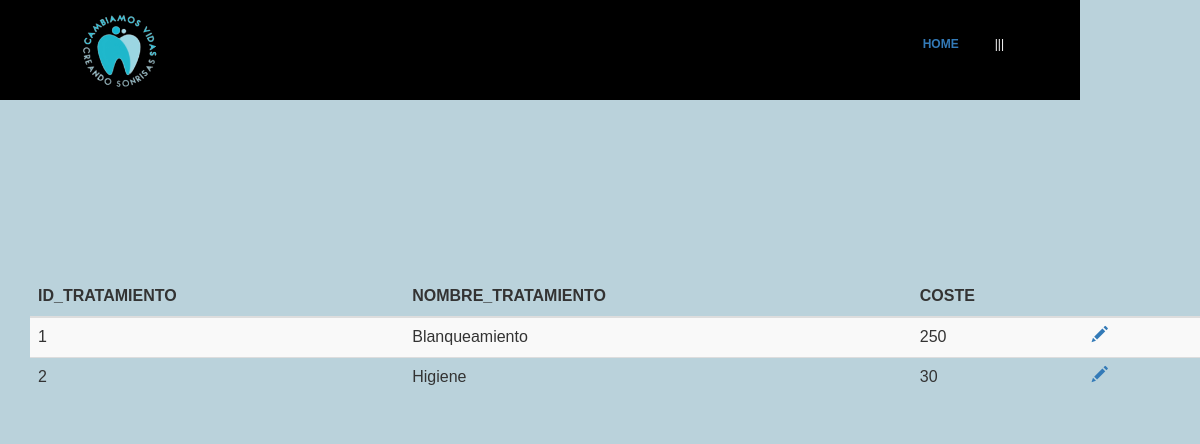
The app's page /codigoFuente/modificar/tratamiento2.php (signed in) with its own data.
### tables this page shows
CREATE TABLE TRATAMIENTOS (
  ID_TRATAMIENTO integer AUTO_INCREMENT,
  NOMBRE_TRATAMIENTO varchar(30),
  COSTE double,
  PRIMARY KEY (ID_TRATAMIENTO)
);

### codigoFuente/modificar/tratamiento2.php (the view, shortened to what this page needs)
<html>
<head>
	<link rel="stylesheet" type="text/css" href="css/style.css">
	<link href="css/bootstrap.min.css" rel="stylesheet">
	<link href="css/bootstrap-theme.css" rel="stylesheet">
</head>
<body style="background-color:#BAD2DB">
<div id= "formulario">
<header id="Header">
	<img src="css/imagen2.png" alt="" class="logo">
	<ul class="main-menu">
		<li class="cta"><a href="../home.php">HOME</a></li>
		<ul class="nav">
			<li><a href="">|||</a></img>
			</li>
		</ul>
	</ul>
</header>
<br><br><br><br><br><br><br><br><br><br><br><br>
	<body>
<?php
	require 'conexion.php';
	$where = "";
	$sql = "SELECT * FROM tratamientos $where";
	$resultado = $mysqli->query($sql);
?>
		<div class="container">
			<br><br><br>
			<div class="row table-responsive">
				<table class="table table-striped">
					<thead>
						<tr>
							<th>ID_TRATAMIENTO</th>
							<th>NOMBRE_TRATAMIENTO</th>
							<th>COSTE</th>
							<th></th>
							<th></th>
						</tr>
					</thead>
					<tbody>
						<?php while($row = $resultado->fetch_array(MYSQLI_ASSOC)) { ?>
							<tr>
								<td><?php echo $row['ID_TRATAMIENTO']; ?></td>
								<td><?php echo $row['NOMBRE_TRATAMIENTO']; ?></td>
								<td><?php echo $row['COSTE']; ?></td>
								<td><a href="modificar_tratamiento.php?ID_TRATAMIENTO=<?php echo $row['ID_TRATAMIENTO']; ?>"><span class="glyphicon glyphicon-pencil"></span></a></td>
								<td></td>
							</tr>
						<?php } ?>
					</tbody>
				</table>
			</div>
		</div>
	</body>
</html>

### codigoFuente/modificar/css/style.css (style rules this page uses)
#formulario { padding: 20px 0px 0px 30px; font-family:verdana,arial; font-size:9pt; display: flex; flex-direction: column; justify-content: center; align-items: center; }
#header { height: auto; width: 90%; position: fixed; top: 0; left: 0; display:flex; justify-content: space-between; align-items: center; padding: 0 5%; box-sixing: border-box; height: 100px; transition: 0.5s; background-color: black; border: 4px solid black; }
.logo { height: 100%; }
.main-menu { display: flex; justify-content: center; align-items: center; list-style: none; }
.cta { padding: 10px 24px; border-radius: 30px; background-color: var(--main-color); color: #f2f2f2; font-weight: 600; cursor: pointer; transition: 0.5s; }
* { margin:0px; padding:0px; }
ul, ol { list-style:none; }
.nav > li { float:left; }
.nav li a { background-color:#000; color:#fff; text-decoration:none; padding:10px 12px; display:block; }

### codigoFuente/modificar/tratamiento2.php (style rules this page uses)
* { margin:0px; padding:0px; }
ul, ol { list-style:none; }
.nav > li { float:left; }
.nav li a { background-color:#000; color:#fff; text-decoration:none; padding:10px 12px; display:block; }

### records on screen
tratamientos: ID_TRATAMIENTO "1", NOMBRE_TRATAMIENTO "Blanqueamiento", COSTE "250"
tratamientos: ID_TRATAMIENTO "2", NOMBRE_TRATAMIENTO "Higiene", COSTE "30"
